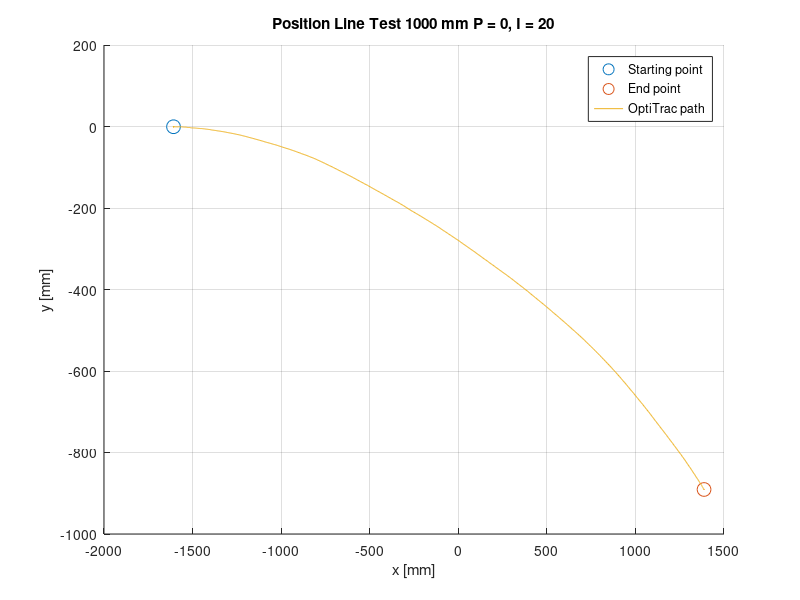

Reproduce this figure in MATLAB.
fileID = fopen('P0_I20.txt','r');


tline=fgetl(fileID);
%headers = strsplit(tline,','); kan brukes for å fjerne headers (fjerner
%første linje

formatSpec = '%f%f%f%f%f%f%f%f';
datacell = textscan(fileID,formatSpec,'Delimiter',',');
time = datacell{2};
X = datacell{6};
Z = datacell{7};
Y = datacell{8};

figure(1);
hold on;
plot(X(1,1),Y(1,1),'o','MarkerSize',10);
plot(X(end,1),Y(end,1),'o','MarkerSize',10);
plot(X,Y);
grid on;
title('Position Line Test 1000 mm P = 0, I = 20');
xlabel('x [mm]');
ylabel('y [mm]');
legend('Starting point','End point','OptiTrac path');
hold off;